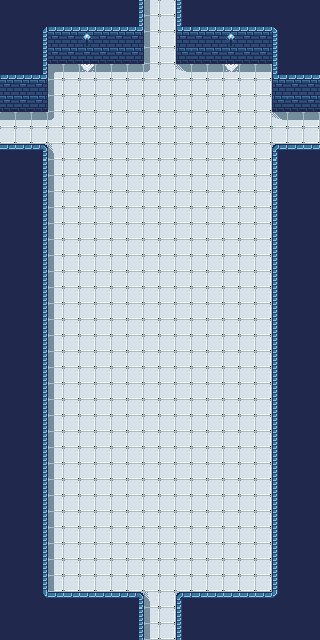

Below is a game level as drawn by its tile map, then a one-line description and the .tmx that defines it (tile-layer data replaced by summaries):
An orthogonal 20x40 tile map with 16x16 px tiles, 2 tile layers (prototype, base) and 76 objects (36x spikes_retracted, 36x spikes_activated, south_exit, north_exit, east_exit, ...).

<map version="1.10" tiledversion="1.10.2" orientation="orthogonal" renderorder="right-down" width="20" height="40" tilewidth="16" tileheight="16" infinite="0" nextlayerid="15" nextobjectid="153">
 <tileset firstgid="1" source="../FrostChill_tsx.tsx" />
 <layer id="1" name="prototype" width="20" height="40">
  <data>[800 cells, 800 non-empty, 4 distinct tile ids]</data>
 </layer>
 <layer id="12" name="base" width="20" height="40">
  <data>[800 cells, 800 non-empty, 28 distinct tile ids]</data>
 </layer>
 <objectgroup id="13" name="objects_01">
  <object id="78" name="spikes_retracted" gid="93" x="64" y="96" width="16" height="16" />
  <object id="80" name="spikes_retracted" gid="93" x="80" y="96" width="16" height="16" />
  <object id="82" name="spikes_retracted" gid="93" x="96" y="96" width="16" height="16" />
  <object id="84" name="spikes_retracted" gid="93" x="208" y="96" width="16" height="16" />
  <object id="86" name="spikes_retracted" gid="93" x="224" y="96" width="16" height="16" />
  <object id="88" name="spikes_retracted" gid="93" x="240" y="96" width="16" height="16" />
  <object id="90" name="spikes_retracted" gid="93" x="64" y="112" width="16" height="16" />
  <object id="92" name="spikes_retracted" gid="93" x="80" y="112" width="16" height="16" />
  <object id="94" name="spikes_retracted" gid="93" x="96" y="112" width="16" height="16" />
  <object id="96" name="spikes_retracted" gid="93" x="208" y="112" width="16" height="16" />
  <object id="98" name="spikes_retracted" gid="93" x="224" y="112" width="16" height="16" />
  <object id="100" name="spikes_retracted" gid="93" x="240" y="112" width="16" height="16" />
  <object id="102" name="spikes_retracted" gid="93" x="64" y="128" width="16" height="16" />
  <object id="104" name="spikes_retracted" gid="93" x="80" y="128" width="16" height="16" />
  <object id="106" name="spikes_retracted" gid="93" x="96" y="128" width="16" height="16" />
  <object id="108" name="spikes_retracted" gid="93" x="208" y="128" width="16" height="16" />
  <object id="110" name="spikes_retracted" gid="93" x="224" y="128" width="16" height="16" />
  <object id="112" name="spikes_retracted" gid="93" x="240" y="128" width="16" height="16" />
  <object id="114" name="spikes_retracted" gid="93" x="64" y="544" width="16" height="16" />
  <object id="116" name="spikes_retracted" gid="93" x="80" y="544" width="16" height="16" />
  <object id="118" name="spikes_retracted" gid="93" x="96" y="544" width="16" height="16" />
  <object id="120" name="spikes_retracted" gid="93" x="208" y="544" width="16" height="16" />
  <object id="122" name="spikes_retracted" gid="93" x="224" y="544" width="16" height="16" />
  <object id="124" name="spikes_retracted" gid="93" x="240" y="544" width="16" height="16" />
  <object id="126" name="spikes_retracted" gid="93" x="64" y="560" width="16" height="16" />
  <object id="128" name="spikes_retracted" gid="93" x="80" y="560" width="16" height="16" />
  <object id="130" name="spikes_retracted" gid="93" x="96" y="560" width="16" height="16" />
  <object id="132" name="spikes_retracted" gid="93" x="208" y="560" width="16" height="16" />
  <object id="134" name="spikes_retracted" gid="93" x="224" y="560" width="16" height="16" />
  <object id="136" name="spikes_retracted" gid="93" x="240" y="560" width="16" height="16" />
  <object id="138" name="spikes_retracted" gid="93" x="64" y="576" width="16" height="16" />
  <object id="140" name="spikes_retracted" gid="93" x="80" y="576" width="16" height="16" />
  <object id="142" name="spikes_retracted" gid="93" x="96" y="576" width="16" height="16" />
  <object id="144" name="spikes_retracted" gid="93" x="208" y="576" width="16" height="16" />
  <object id="146" name="spikes_retracted" gid="93" x="224" y="576" width="16" height="16" />
  <object id="148" name="spikes_retracted" gid="93" x="240" y="576" width="16" height="16" />
  <object id="149" name="south_exit" x="159.818" y="638.545">
   <point />
  </object>
  <object id="150" name="north_exit" x="160.545" y="1.455">
   <point />
  </object>
  <object id="151" name="east_exit" x="319.091" y="128.727">
   <point />
  </object>
  <object id="152" name="west_exit" x="1.0909" y="128.364">
   <point />
  </object>
 </objectgroup>
 <objectgroup id="14" name="objects_02">
  <object id="77" name="spikes_activated" gid="77" x="64" y="96" width="16" height="16" />
  <object id="79" name="spikes_activated" gid="77" x="80" y="96" width="16" height="16" />
  <object id="81" name="spikes_activated" gid="77" x="96" y="96" width="16" height="16" />
  <object id="83" name="spikes_activated" gid="77" x="208" y="96" width="16" height="16" />
  <object id="85" name="spikes_activated" gid="77" x="224" y="96" width="16" height="16" />
  <object id="87" name="spikes_activated" gid="77" x="240" y="96" width="16" height="16" />
  <object id="89" name="spikes_activated" gid="77" x="64" y="112" width="16" height="16" />
  <object id="91" name="spikes_activated" gid="77" x="80" y="112" width="16" height="16" />
  <object id="93" name="spikes_activated" gid="77" x="96" y="112" width="16" height="16" />
  <object id="95" name="spikes_activated" gid="77" x="208" y="112" width="16" height="16" />
  <object id="97" name="spikes_activated" gid="77" x="224" y="112" width="16" height="16" />
  <object id="99" name="spikes_activated" gid="77" x="240" y="112" width="16" height="16" />
  <object id="101" name="spikes_activated" gid="77" x="64" y="128" width="16" height="16" />
  <object id="103" name="spikes_activated" gid="77" x="80" y="128" width="16" height="16" />
  <object id="105" name="spikes_activated" gid="77" x="96" y="128" width="16" height="16" />
  <object id="107" name="spikes_activated" gid="77" x="208" y="128" width="16" height="16" />
  <object id="109" name="spikes_activated" gid="77" x="224" y="128" width="16" height="16" />
  <object id="111" name="spikes_activated" gid="77" x="240" y="128" width="16" height="16" />
  <object id="113" name="spikes_activated" gid="77" x="64" y="544" width="16" height="16" />
  <object id="115" name="spikes_activated" gid="77" x="80" y="544" width="16" height="16" />
  <object id="117" name="spikes_activated" gid="77" x="96" y="544" width="16" height="16" />
  <object id="119" name="spikes_activated" gid="77" x="208" y="544" width="16" height="16" />
  <object id="121" name="spikes_activated" gid="77" x="224" y="544" width="16" height="16" />
  <object id="123" name="spikes_activated" gid="77" x="240" y="544" width="16" height="16" />
  <object id="125" name="spikes_activated" gid="77" x="64" y="560" width="16" height="16" />
  <object id="127" name="spikes_activated" gid="77" x="80" y="560" width="16" height="16" />
  <object id="129" name="spikes_activated" gid="77" x="96" y="560" width="16" height="16" />
  <object id="131" name="spikes_activated" gid="77" x="208" y="560" width="16" height="16" />
  <object id="133" name="spikes_activated" gid="77" x="224" y="560" width="16" height="16" />
  <object id="135" name="spikes_activated" gid="77" x="240" y="560" width="16" height="16" />
  <object id="137" name="spikes_activated" gid="77" x="64" y="576" width="16" height="16" />
  <object id="139" name="spikes_activated" gid="77" x="80" y="576" width="16" height="16" />
  <object id="141" name="spikes_activated" gid="77" x="96" y="576" width="16" height="16" />
  <object id="143" name="spikes_activated" gid="77" x="208" y="576" width="16" height="16" />
  <object id="145" name="spikes_activated" gid="77" x="224" y="576" width="16" height="16" />
  <object id="147" name="spikes_activated" gid="77" x="240" y="576" width="16" height="16" />
 </objectgroup>
</map>
